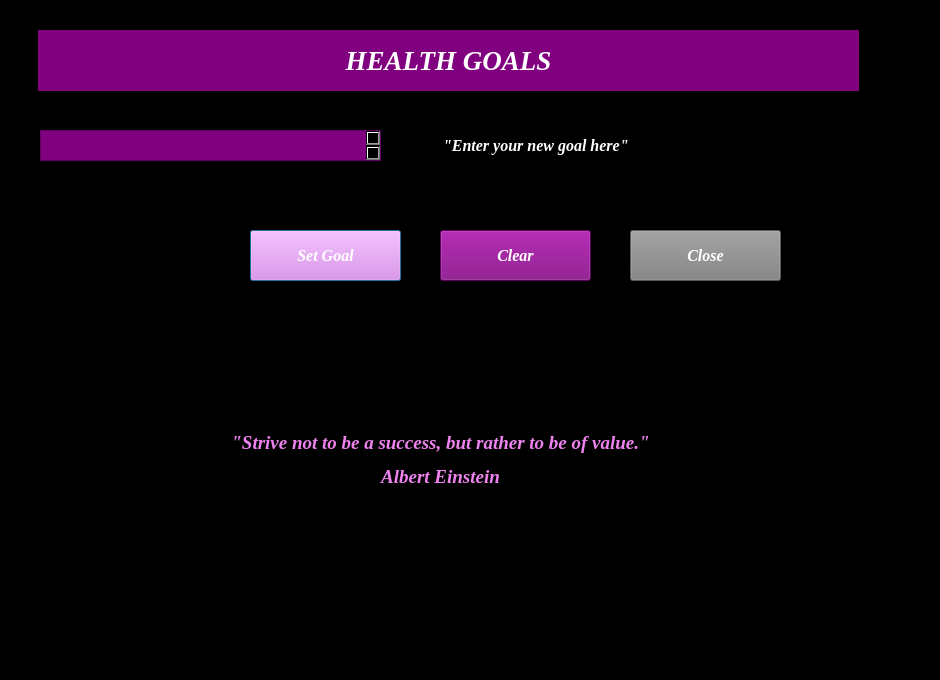
<?xml version="1.0" encoding="UTF-8"?>
<ui version="4.0">
 <class>goalsdialog</class>
 <widget class="QDialog" name="goalsdialog">
  <property name="geometry">
   <rect>
    <x>0</x>
    <y>0</y>
    <width>940</width>
    <height>680</height>
   </rect>
  </property>
  <property name="windowTitle">
   <string>Dialog</string>
  </property>
  <property name="styleSheet">
   <string notr="true">background-color: black;
</string>
  </property>
  <widget class="QLabel" name="labelTitle">
   <property name="geometry">
    <rect>
     <x>38</x>
     <y>30</y>
     <width>821</width>
     <height>61</height>
    </rect>
   </property>
   <property name="font">
    <font>
     <family>Times New Roman</family>
     <pointsize>14</pointsize>
     <italic>true</italic>
     <bold>true</bold>
    </font>
   </property>
   <property name="styleSheet">
    <string notr="true">color: white;
background-color: purple;
</string>
   </property>
   <property name="text">
    <string>&lt;html&gt;&lt;head/&gt;&lt;body&gt;&lt;p align=&quot;center&quot;&gt;&lt;span style=&quot; font-size:20pt;&quot;&gt;HEALTH GOALS&lt;/span&gt;&lt;/p&gt;&lt;/body&gt;&lt;/html&gt;</string>
   </property>
  </widget>
  <widget class="QTextEdit" name="textEditGoals">
   <property name="geometry">
    <rect>
     <x>40</x>
     <y>130</y>
     <width>341</width>
     <height>31</height>
    </rect>
   </property>
   <property name="font">
    <font>
     <family>Times New Roman</family>
     <pointsize>14</pointsize>
     <italic>true</italic>
     <bold>true</bold>
    </font>
   </property>
   <property name="styleSheet">
    <string notr="true">color: white;
background-color: purple;
</string>
   </property>
   <property name="readOnly">
    <bool>true</bool>
   </property>
  </widget>
  <widget class="QLineEdit" name="lineEditNewGoal">
   <property name="geometry">
    <rect>
     <x>440</x>
     <y>130</y>
     <width>341</width>
     <height>31</height>
    </rect>
   </property>
   <property name="font">
    <font>
     <family>Times New Roman</family>
     <pointsize>12</pointsize>
     <italic>true</italic>
     <bold>true</bold>
    </font>
   </property>
   <property name="styleSheet">
    <string notr="true">color: white;
background-color: black;
</string>
   </property>
   <property name="text">
    <string>&quot;Enter your new goal here&quot;</string>
   </property>
  </widget>
  <widget class="QPushButton" name="buttonSetGoal">
   <property name="geometry">
    <rect>
     <x>250</x>
     <y>230</y>
     <width>151</width>
     <height>51</height>
    </rect>
   </property>
   <property name="font">
    <font>
     <family>Times New Roman</family>
     <pointsize>12</pointsize>
     <italic>true</italic>
     <bold>true</bold>
    </font>
   </property>
   <property name="styleSheet">
    <string notr="true">color: white;
background-color: violet;
</string>
   </property>
   <property name="text">
    <string>Set Goal</string>
   </property>
  </widget>
  <widget class="QPushButton" name="buttonClose">
   <property name="geometry">
    <rect>
     <x>630</x>
     <y>230</y>
     <width>151</width>
     <height>51</height>
    </rect>
   </property>
   <property name="font">
    <font>
     <family>Times New Roman</family>
     <pointsize>12</pointsize>
     <italic>true</italic>
     <bold>true</bold>
    </font>
   </property>
   <property name="styleSheet">
    <string notr="true">color: white;
background-color: grey;
</string>
   </property>
   <property name="text">
    <string>Close</string>
   </property>
  </widget>
  <widget class="QPushButton" name="buttonClear">
   <property name="geometry">
    <rect>
     <x>440</x>
     <y>230</y>
     <width>151</width>
     <height>51</height>
    </rect>
   </property>
   <property name="font">
    <font>
     <family>Times New Roman</family>
     <pointsize>12</pointsize>
     <italic>true</italic>
     <bold>true</bold>
    </font>
   </property>
   <property name="styleSheet">
    <string notr="true">color: white;
background-color: purple;
</string>
   </property>
   <property name="text">
    <string>Clear</string>
   </property>
  </widget>
  <widget class="QLabel" name="label_2">
   <property name="geometry">
    <rect>
     <x>150</x>
     <y>420</y>
     <width>581</width>
     <height>81</height>
    </rect>
   </property>
   <property name="font">
    <font>
     <family>Times New Roman</family>
     <pointsize>14</pointsize>
     <italic>true</italic>
     <bold>true</bold>
    </font>
   </property>
   <property name="styleSheet">
    <string notr="true">color: violet;
background-color: black;
</string>
   </property>
   <property name="text">
    <string>&lt;html&gt;&lt;head/&gt;&lt;body&gt;&lt;p align=&quot;center&quot;&gt;&amp;quot;Strive not to be a success, but rather to be of value.&amp;quot;&lt;/p&gt;&lt;p align=&quot;center&quot;&gt;Albert Einstein&lt;/p&gt;&lt;/body&gt;&lt;/html&gt;</string>
   </property>
  </widget>
 </widget>
 <resources/>
 <connections/>
</ui>
